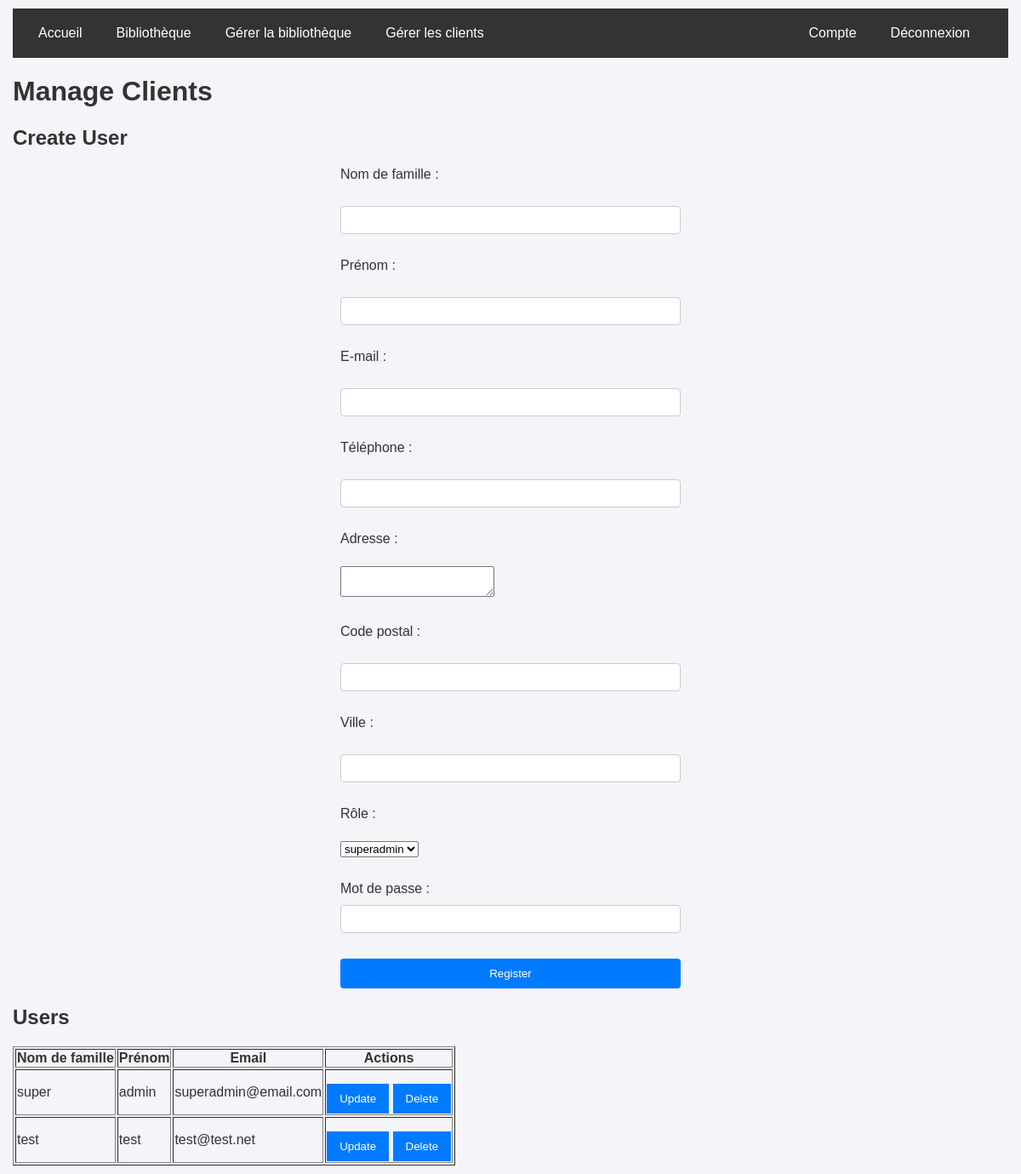
/backoffice/manage_client.php (signed in), run on an earlier commit of the app's database.
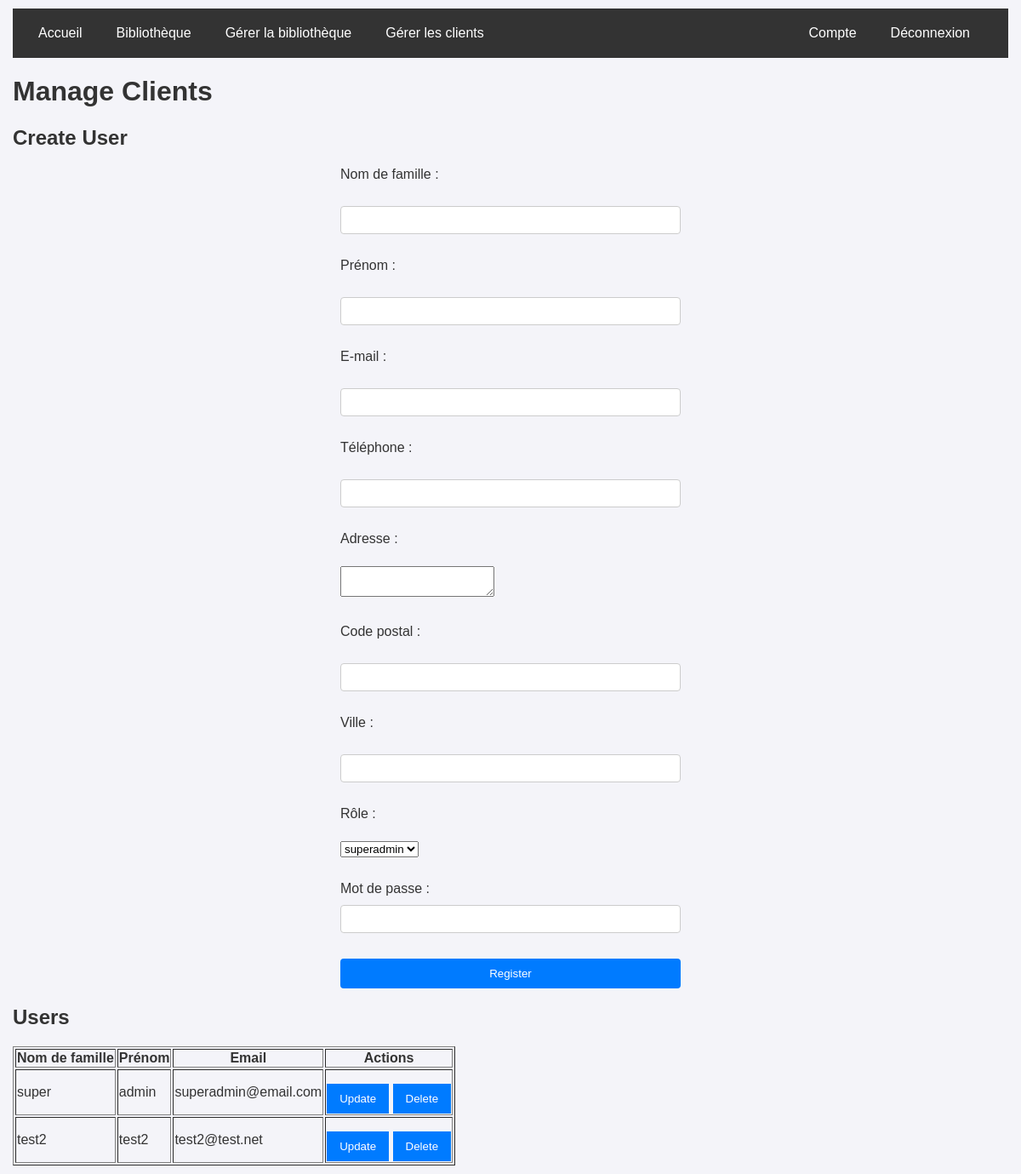
And on a later commit of the database.
### tables this page shows
CREATE TABLE Users(
   id_user INTEGER,
   lastname_user TEXT NOT NULL,
   name_user TEXT NOT NULL,
   email_user TEXT NOT NULL,
   phone_user INTEGER,
   address_user TEXT,
   postcode_user TEXT,
   password_user TEXT,
   city_user TEXT,
   id_role INTEGER NOT NULL DEFAULT 4,
   PRIMARY KEY(id_user),
   FOREIGN KEY(id_role) REFERENCES Role(id_role)
);

### backoffice/manage_client.php (the view, shortened to what this page needs)
<?php
require_once '../database/db_connection.php';
$role = $_SESSION['role'] ?? null;
$roles = $pdo->query("SELECT * FROM role")->fetchAll(PDO::FETCH_ASSOC);
$roles = array_filter($roles, function ($r) use ($role) {
    return $r['id_role'] >= $role;
});
$users = $pdo->query("SELECT * FROM users")->fetchAll(PDO::FETCH_ASSOC);
?>
<!DOCTYPE html>
<html lang="en">
<head>
    <link rel="stylesheet" href="../styles/style.css">
</head>
<body>
    <?php include '../navbar.php'; ?>
    <h1>Manage Clients</h1>
    <h2>Create User</h2>
    <form action="manage_client.php" method="POST">
        <div class="form-group">
            <label for="lastname">Nom de famille :</label><br>
            <input type="text" id="lastname" name="lastname" required><br><br>
            <label for="name">Prénom :</label><br>
            <input type="text" id="name" name="name" required><br><br>
            <label for="email">E-mail :</label><br>
            <input type="email" id="email" name="email" required><br><br>
            <label for="phone">Téléphone :</label><br>
            <input type="text" id="phone" name="phone"><br><br>
            <label for="address">Adresse :</label><br>
            <textarea id="address" name="address"></textarea><br><br>
            <label for="postcode">Code postal :</label><br>
            <input type="text" id="postcode" name="postcode"><br><br>
            <label for="city">Ville :</label><br>
            <input type="text" id="city" name="city"><br><br>
            <label for="id_role">Rôle :</label><br>
            <select id="id_role" name="id_role" required>
                <?php foreach ($roles as $role): ?>
                    <option value="<?= $role['id_role'] ?>">
                        <?= htmlspecialchars($role['name_role']) ?>
                    </option>
                <?php endforeach; ?>
            </select><br><br>
            <label for="reg-password">Mot de passe :</label>
            <input type="password" id="reg-password" name="password" required>
        </div>
        <div class="form-group">
            <button type="submit">Register</button>
        </div>
    </form>
    <h2>Users</h2>
    <table border="1">
        <thead>
            <tr>
                <th>Nom de famille</th>
                <th>Prénom</th>
                <th>Email</th>
                <th>Actions</th>
            </tr>
        </thead>
        <tbody>
            <?php foreach ($users as $user): ?>
                <tr>
                    <td><?= htmlspecialchars($user['lastname_user']) ?></td>
                    <td><?= htmlspecialchars($user['name_user']) ?></td>
                    <td><?= htmlspecialchars($user['email_user']) ?></td>
                    <td>
                        <a href="update_client.php?id_user=<?= $user['id_user'] ?>" style="display: inline-block;">
                            <button type="button">Update</button>
                        </a>
                        <form method="POST" style="display: inline;">
                            <button type="submit">Delete</button>
                        </form>
                    </td>
                </tr>
            <?php endforeach; ?>
        </tbody>
    </table>
</body>
</html></form></td></tbody></form>

What changed in the data, as far as the page shows it:
changed users: lastname_user "test" → "test2"; name_user "test" → "test2"; email_user "test@test.net" → "test2@test.net"
